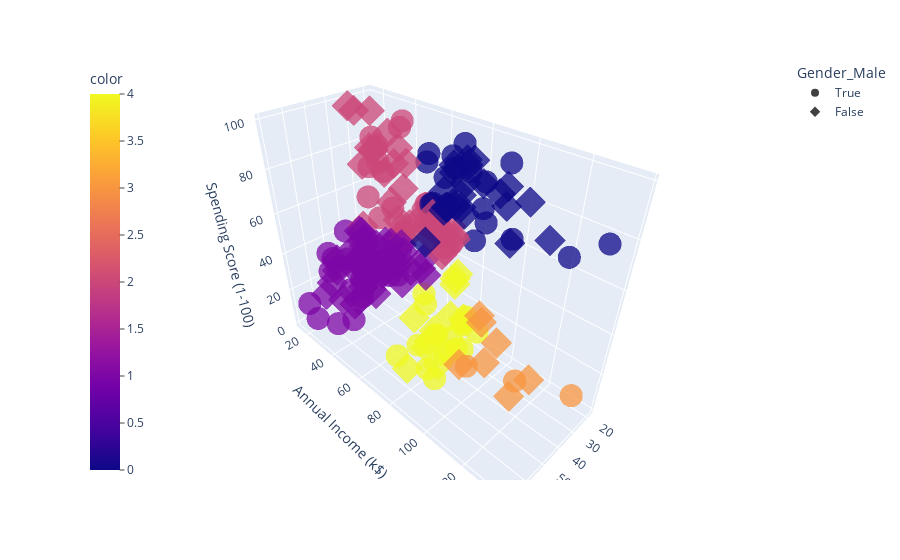

Notebook source saved alongside this figure:
### Markdown cell above
Let's plot a 3-D scatterplot along with the customers separated by gender based on shapes - circle and diamond.

### Code cell
import plotly.express as px #for creating 3D plots
fig = px.scatter_3d(df, x='Age', y='Annual Income (k$)', z='Spending Score (1-100)', color=model.fit_predict(df), symbol='Gender_Male', opacity=0.75)
fig.update_layout(coloraxis_colorbar=dict(yanchor="top", y=1, x=0, ticks="outside"))

### Figure 1 — Plotly figure (JSON) as saved in the notebook; plotly's stock layout.template omitted (floating-point values rounded to 4 significant figures)
{"data": [{"hovertemplate": "Gender_Male=True<br>Age=%{x}<br>Annual Income (k$)=%{y}<br>Spending Score (1-100)=%{z}<br>color=%{marker.color}<extra></extra>", "legendgroup": "True", "marker": {"color": [2, 2, 1, 1, 1, 2, 2, 1, 1, 2, 2, 2, 2, 1, 1, 2, 2, 1, 2, 1, 1, 1, 1, 1, 2, 1, 2, 2, 1, 1, 2, 1, 1, 2, 1, 1, 2, 1, 2, 1, 2, 1, 2, 1, 1, 1, 1, 1, 2, 2, 0, 4, 0, 4, 0, 4, 0, 4, 0, 4, 0, 4, 0, 4, 0, 4, 0, 4, 4, 4, 4, 4, 0, 4, 0, 4, 0, 4, 0, 4, 0, 3, 0, 0, 3, 0, 3, 0], "coloraxis": "coloraxis", "opacity": 0.75, "symbol": "circle"}, "mode": "markers", "name": "True", "scene": "scene", "showlegend": true, "type": "scatter3d", "x": [19, 21, 64, 67, 37, 22, 20, 52, 35, 25, 31, 29, 35, 60, 53, 18, 24, 48, 33, 59, 47, 69, 53, 70, 19, 63, 18, 19, 70, 59, 26, 40, 57, 38, 67, 48, 18, 48, 24, 48, 20, 67, 26, 49, 54, 68, 66, 65, 19, 27, 39, 43, 40, 59, 38, 47, 39, 20, 32, 19, 32, 25, 28, 48, 34, 43, 39, 37, 34, 19, 50, 42, 32, 40, 28, 36, 36, 58, 27, 59, 35, 46, 30, 28, 33, 32, 32, 30], "y": [15, 15, 19, 19, 20, 20, 21, 23, 24, 24, 25, 28, 28, 30, 33, 33, 38, 39, 42, 43, 43, 44, 46, 46, 46, 48, 48, 48, 49, 54, 54, 54, 54, 54, 54, 54, 59, 60, 60, 61, 61, 62, 62, 62, 63, 63, 63, 63, 64, 67, 69, 71, 71, 71, 71, 71, 71, 73, 73, 74, 75, 77, 77, 77, 78, 78, 78, 78, 78, 81, 85, 86, 87, 87, 87, 87, 87, 88, 88, 93, 93, 98, 99, 101, 113, 126, 137, 137], "z": [39, 81, 3, 14, 13, 79, 66, 29, 35, 73, 73, 82, 61, 4, 4, 92, 92, 36, 60, 60, 41, 46, 46, 56, 55, 51, 59, 59, 55, 47, 54, 48, 51, 55, 41, 46, 41, 49, 52, 42, 49, 59, 55, 56, 46, 43, 48, 52, 46, 56, 91, 35, 95, 11, 75, 9, 75, 5, 73, 10, 93, 12, 97, 36, 90, 17, 88, 1, 1, 5, 26, 20, 63, 13, 75, 10, 92, 15, 69, 14, 90, 15, 97, 68, 8, 74, 18, 83]}, {"hovertemplate": "Gender_Male=False<br>Age=%{x}<br>Annual Income (k$)=%{y}<br>Spending Score (1-100)=%{z}<br>color=%{marker.color}<extra></extra>", "legendgroup": "False", "marker": {"color": [1, 2, 2, 2, 1, 2, 2, 2, 1, 2, 1, 2, 1, 1, 1, 1, 2, 2, 1, 2, 1, 2, 1, 2, 1, 2, 1, 2, 1, 2, 2, 2, 1, 2, 1, 1, 2, 1, 1, 1, 1, 2, 1, 1, 1, 1, 2, 1, 1, 2, 1, 2, 2, 1, 1, 1, 1, 1, 2, 2, 1, 2, 1, 2, 1, 2, 2, 1, 1, 1, 1, 1, 0, 4, 0, 4, 0, 0, 4, 0, 4, 4, 0, 0, 4, 4, 0, 4, 0, 0, 0, 4, 0, 0, 0, 0, 4, 4, 0, 3, 0, 0, 3, 3, 3, 0, 3, 0, 0, 3, 0, 3], "coloraxis": "coloraxis", "opacity": 0.75, "symbol": "diamond"}, "mode": "markers", "name": "False", "scene": "scene", "showlegend": true, "type": "scatter3d", "x": [20, 23, 31, 22, 35, 23, 30, 35, 58, 24, 35, 35, 46, 54, 45, 40, 23, 21, 49, 21, 42, 30, 36, 20, 65, 31, 49, 24, 50, 27, 29, 31, 49, 31, 50, 51, 27, 67, 54, 43, 68, 32, 47, 60, 60, 45, 23, 49, 46, 21, 55, 22, 34, 50, 68, 40, 32, 47, 27, 23, 49, 21, 66, 19, 38, 18, 19, 63, 49, 51, 50, 38, 40, 23, 31, 25, 31, 29, 44, 35, 57, 28, 32, 32, 34, 44, 38, 47, 27, 30, 30, 56, 29, 31, 36, 33, 36, 52, 30, 37, 32, 29, 41, 54, 41, 36, 34, 32, 38, 47, 35, 45], "y": [16, 16, 17, 17, 18, 18, 19, 19, 20, 20, 21, 23, 25, 28, 28, 29, 29, 30, 33, 33, 34, 34, 37, 37, 38, 39, 39, 39, 40, 40, 40, 40, 42, 43, 43, 44, 46, 47, 47, 48, 48, 48, 49, 50, 50, 54, 54, 54, 54, 54, 57, 57, 58, 58, 59, 60, 60, 60, 60, 62, 62, 62, 63, 63, 64, 65, 65, 65, 65, 67, 67, 67, 69, 70, 70, 72, 72, 73, 73, 74, 75, 76, 76, 77, 78, 78, 78, 78, 78, 78, 78, 79, 79, 81, 85, 86, 87, 88, 88, 97, 97, 98, 99, 101, 103, 103, 103, 103, 113, 120, 120, 126], "z": [6, 77, 40, 76, 6, 94, 72, 99, 15, 77, 35, 98, 5, 14, 32, 31, 87, 73, 14, 81, 17, 73, 26, 75, 35, 61, 28, 65, 55, 47, 42, 42, 52, 54, 45, 50, 51, 52, 59, 50, 48, 47, 42, 49, 56, 53, 52, 42, 44, 57, 58, 55, 60, 46, 55, 40, 42, 47, 50, 41, 48, 42, 50, 54, 42, 48, 50, 43, 59, 43, 57, 40, 58, 29, 77, 34, 71, 88, 7, 72, 5, 40, 87, 74, 22, 20, 76, 16, 89, 78, 73, 35, 83, 93, 75, 95, 27, 13, 86, 32, 86, 88, 39, 24, 17, 85, 23, 69, 91, 16, 79, 28]}], "layout": {"coloraxis": {"colorbar": {"ticks": "outside", "title": {"text": "color"}, "x": 0, "y": 1, "yanchor": "top"}, "colorscale": [[0, "#0d0887"], [0.1111, "#46039f"], [0.2222, "#7201a8"], [0.3333, "#9c179e"], [0.4444, "#bd3786"], [0.5556, "#d8576b"], [0.6667, "#ed7953"], [0.7778, "#fb9f3a"], [0.8889, "#fdca26"], [1, "#f0f921"]]}, "legend": {"title": {"text": "Gender_Male"}, "tracegroupgap": 0}, "margin": {"t": 60}, "scene": {"domain": {"x": [0, 1], "y": [0, 1]}, "xaxis": {"title": {"text": "Age"}}, "yaxis": {"title": {"text": "Annual Income (k$)"}}, "zaxis": {"title": {"text": "Spending Score (1-100)"}}}}}
